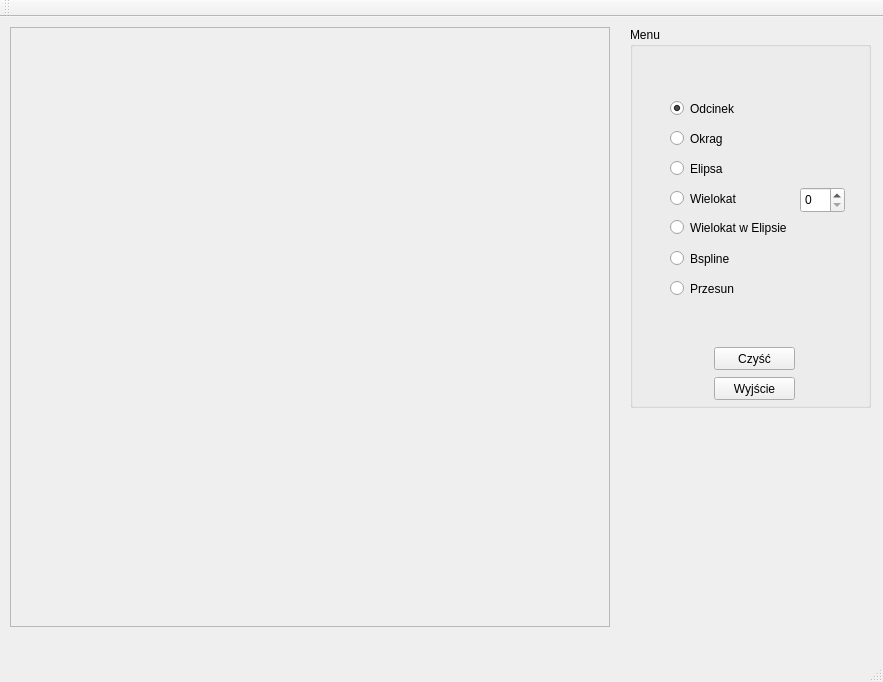
<?xml version="1.0" encoding="UTF-8"?>
<ui version="4.0">
 <class>MyWindow</class>
 <widget class="QMainWindow" name="MyWindow">
  <property name="geometry">
   <rect>
    <x>0</x>
    <y>0</y>
    <width>883</width>
    <height>682</height>
   </rect>
  </property>
  <property name="windowTitle">
   <string>MyWindow</string>
  </property>
  <widget class="QWidget" name="centralWidget">
   <widget class="QFrame" name="rysujFrame">
    <property name="geometry">
     <rect>
      <x>10</x>
      <y>10</y>
      <width>600</width>
      <height>600</height>
     </rect>
    </property>
    <property name="frameShape">
     <enum>QFrame::StyledPanel</enum>
    </property>
    <property name="frameShadow">
     <enum>QFrame::Raised</enum>
    </property>
   </widget>
   <widget class="QGroupBox" name="groupBox">
    <property name="geometry">
     <rect>
      <x>630</x>
      <y>10</y>
      <width>241</width>
      <height>381</height>
     </rect>
    </property>
    <property name="title">
     <string>Menu</string>
    </property>
    <widget class="QPushButton" name="cleanButton">
     <property name="geometry">
      <rect>
       <x>84</x>
       <y>320</y>
       <width>81</width>
       <height>23</height>
      </rect>
     </property>
     <property name="text">
      <string>Czyść</string>
     </property>
    </widget>
    <widget class="QPushButton" name="exitButton">
     <property name="geometry">
      <rect>
       <x>84</x>
       <y>350</y>
       <width>81</width>
       <height>23</height>
      </rect>
     </property>
     <property name="text">
      <string>Wyjście</string>
     </property>
    </widget>
    <widget class="QRadioButton" name="RadioButton">
     <property name="geometry">
      <rect>
       <x>40</x>
       <y>70</y>
       <width>121</width>
       <height>23</height>
      </rect>
     </property>
     <property name="text">
      <string>Odcinek</string>
     </property>
     <property name="checked">
      <bool>true</bool>
     </property>
    </widget>
    <widget class="QRadioButton" name="radioButton">
     <property name="geometry">
      <rect>
       <x>40</x>
       <y>100</y>
       <width>121</width>
       <height>23</height>
      </rect>
     </property>
     <property name="text">
      <string>Okrag</string>
     </property>
    </widget>
    <widget class="QRadioButton" name="radioButton_2">
     <property name="geometry">
      <rect>
       <x>40</x>
       <y>130</y>
       <width>95</width>
       <height>23</height>
      </rect>
     </property>
     <property name="text">
      <string>Elipsa</string>
     </property>
    </widget>
    <widget class="QRadioButton" name="radioButton_3">
     <property name="geometry">
      <rect>
       <x>40</x>
       <y>160</y>
       <width>95</width>
       <height>23</height>
      </rect>
     </property>
     <property name="text">
      <string>Wielokat</string>
     </property>
    </widget>
    <widget class="QRadioButton" name="radioButton_4">
     <property name="geometry">
      <rect>
       <x>40</x>
       <y>190</y>
       <width>131</width>
       <height>21</height>
      </rect>
     </property>
     <property name="text">
      <string>Wielokat w Elipsie</string>
     </property>
    </widget>
    <widget class="QSpinBox" name="spinBox">
     <property name="geometry">
      <rect>
       <x>170</x>
       <y>160</y>
       <width>45</width>
       <height>26</height>
      </rect>
     </property>
    </widget>
    <widget class="QRadioButton" name="radioButton_5">
     <property name="geometry">
      <rect>
       <x>40</x>
       <y>220</y>
       <width>95</width>
       <height>23</height>
      </rect>
     </property>
     <property name="text">
      <string>Bspline</string>
     </property>
    </widget>
    <widget class="QRadioButton" name="radioButton_6">
     <property name="geometry">
      <rect>
       <x>40</x>
       <y>250</y>
       <width>95</width>
       <height>23</height>
      </rect>
     </property>
     <property name="text">
      <string>Przesun</string>
     </property>
    </widget>
   </widget>
  </widget>
  <widget class="QMenuBar" name="menuBar">
   <property name="geometry">
    <rect>
     <x>0</x>
     <y>0</y>
     <width>883</width>
     <height>22</height>
    </rect>
   </property>
  </widget>
  <widget class="QToolBar" name="mainToolBar">
   <attribute name="toolBarArea">
    <enum>TopToolBarArea</enum>
   </attribute>
   <attribute name="toolBarBreak">
    <bool>false</bool>
   </attribute>
  </widget>
  <widget class="QStatusBar" name="statusBar"/>
 </widget>
 <layoutdefault spacing="6" margin="11"/>
 <resources/>
 <connections/>
</ui>
